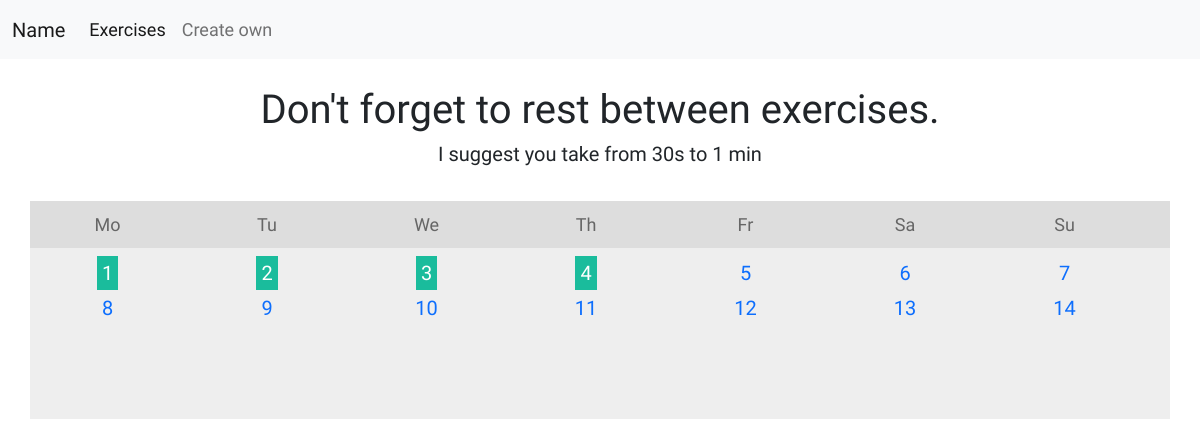
/exercise/days/Beginner, run on an earlier commit of the app's database.
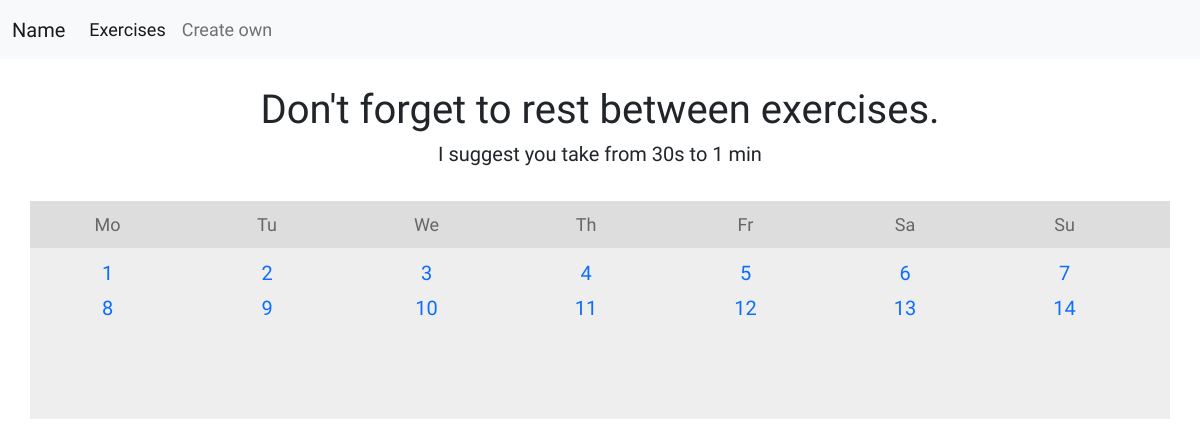
And on a later commit of the database.
### sport/models.py (models this page shows, shortened)
class Day(models.Model):
    number = models.CharField(max_length=2)
    program = models.ForeignKey(Program, on_delete=models.CASCADE, blank=True, null=True, default=None)
    done = models.BooleanField(default=False)
    exercises = models.ManyToManyField(Exercise, related_name='exercise', blank=True)

### sport/views.py (the view)
# urls.py: path('days/<str:title>', days, name='days'),
def days(request, title):
    days = Day.objects.all().filter(program = Program.objects.get(title=title))
    need = 30 - len(days)
    return render(request, 'sport/days.html', {'days':days, 'need':range(need)})

### sport/models.py (called while the page is built)
    def __str__(self) -> str:
        return self.title

### sport/templates/sport/days.html (shortened to what this page needs)
{% extends 'sport/index.html' %}
{% block content %}
    <br>
    <h1><center>Don't forget to rest between exercises.</center></h1>
    <h5><center>I suggest you take from 30s to 1 min</center></h5>
    <br>
    <div class="containers">
         <ul class="weekdays">
    <li>Mo</li>
    <li>Tu</li>
    <li>We</li>
    <li>Th</li>
    <li>Fr</li>
    <li>Sa</li>
    <li>Su</li>
  </ul>
  <ul class="days">
    {%for day in days%}
    <li><a href="{%url 'list' day=day.number program=day.program%}" class="{%if day.done %}active{%endif%}">{{day.number}}</a></li>
    {%endfor%}
  </ul>
    </div>
{% endblock %}
{% block class1 %}
class="nav-link active"
{% endblock %}
{% block class2 %}
class="nav-link"
{% endblock %}

### sport/templates/sport/index.html (shortened to what this page needs)
<!DOCTYPE html>
<html lang="ru">
<head>
    <link href="https://cdn.jsdelivr.net/npm/bootstrap@5.2.0-beta1/dist/css/bootstrap.min.css" rel="stylesheet">    <title>{%block title%}{% endblock %} </title>
</head>
<body>
    <nav class="navbar navbar-expand-lg bg-light">
        <div class="container-fluid">
          <a class="navbar-brand" href="/">Name</a>
          <div class="collapse navbar-collapse" id="navbarNav">
            <ul class="navbar-nav">
              <li class="nav-item">
                <a {%block class1%}{% endblock %} aria-current="page" href="/exercise">Exercises</a>
              </li>
              <li class="nav-item">
                <a {%block class2%}{% endblock %} href="{%url 'create'%}">Create own</a>
              </li>
            </ul>
          </div>
        </div>
      </nav>
    {% block content %}
    {% endblock %}
</body>
</html>

### sport/templates/sport/days.html (style rules this page uses)
.containers { margin: 0px 30px; }
ul { list-style-type: none; }
body { font-family: Verdana, sans-serif; font-size: x-large; }
.weekdays { margin: 0; padding: 10px 0; background-color:#ddd; }
.weekdays li { display: inline-block; width: 13.6%; color: #666; text-align: center; }
.days { padding: 10px 0; background: #eee; margin: 0; }
.days li { list-style-type: none; display: inline-block; width: 13.6%; text-align: center; margin-bottom: 5px; font-size:20px; color: #777; }
a { text-decoration: none; }

### sport/templates/sport/index.html (style rules this page uses)
nav { padding-left: 15px; }
body { font-size: large; font-family: 'Trispace'; }

What changed in the data, as far as the page shows it:
changed Day (number 1 of 14 on the later page): done True → False (drawn)
changed Day (number 2 of 14 on the later page): done True → False (drawn)
changed Day (number 3 of 14 on the later page): done True → False (drawn)
changed Day (number 4 of 14 on the later page): done True → False (drawn)
